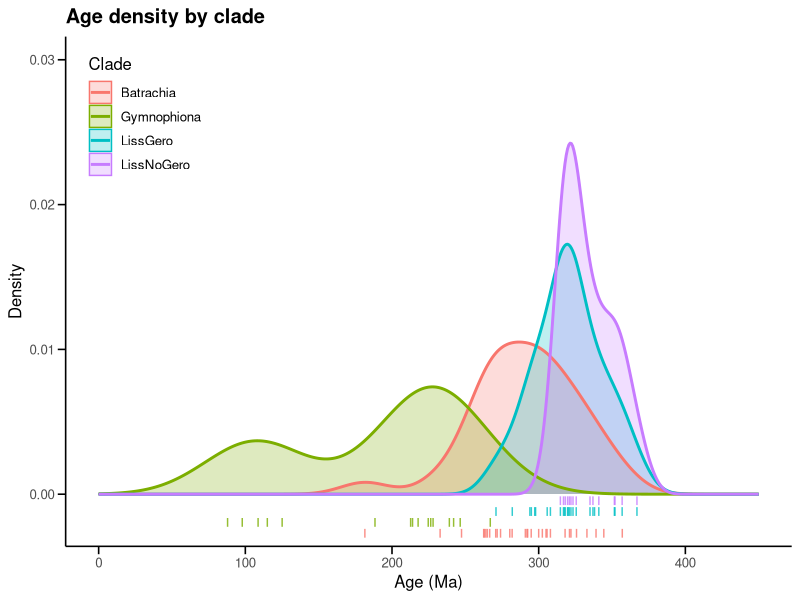

The R source for this figure:
### Amphibia ages for likelihood checkpoints
library(ggplot2)
library(dplyr)
library(tidyr)

amphibia <- read.csv("amphibia_calibrations.csv",header=T,stringsAsFactors = T)

# --- 1) Overlapping densities on the same plot ---
dens_df <- amphibia %>%
  group_by(Clade) %>%
  reframe({
    d <- density(Age, from = 0, to = 450, adjust = 1, na.rm = TRUE)
    tibble(x = d$x, y = d$y)
  })

rug_df <- amphibia %>%
  filter(!is.na(Age)) %>%
  mutate(Clade = factor(Clade))

# y positions for each clade band (as fractions of the density height)
# we'll compute a max density height from dens_df
ymax <- max(dens_df$y, na.rm = TRUE)

rug_levels <- levels(rug_df$Clade)
y_band <- c(-0.003, -0.00225, -0.0015, -0.00075)
# y_band <- seq(from = 0.03 * ymax, to = 0.18 * ymax, length.out = length(rug_levels))
names(y_band) <- rug_levels

rug_df <- rug_df %>%
  mutate(y_pos = y_band[as.character(Clade)])

tick_h <- 0.025 * ymax  # tick height (adjust)

p <- ggplot(dens_df, aes(x = x, y = y, fill = Clade, color = Clade)) +
  geom_area(alpha = 0.25, position = "identity") +
  geom_line(linewidth = 1.0) +
  
  # stacked rugs (true stacking)
  geom_segment(
    data = rug_df,
    aes(x = Age, xend = Age, y = y_pos, yend = y_pos + tick_h, color = Clade),
    inherit.aes = FALSE,
    linewidth = 0.5,
    alpha = 0.8
  ) +
  
  coord_cartesian(xlim = c(0, 450), ylim = c(-0.002,0.03)) +
  labs(
    title = "Age density by clade",
    x = "Age (Ma)",
    y = "Density",
    fill = "Clade",
    color = "Clade"
  ) +
  theme_minimal(base_size = 12) +
  theme(
    panel.grid.major = element_blank(),
    panel.grid.minor = element_blank(),
    axis.line = element_line(color = "black"),
    axis.ticks = element_line(color = "black"),
    axis.ticks.length = unit(0.2, "cm"),
    legend.position = c(0.02, 0.98),
    legend.justification = c(0, 1),
    legend.background = element_rect(fill = "white", color = NA),
    plot.title = element_text(face = "bold")
  )

p

# --- 2) 95% interval (2.5% & 97.5%) + median for each clade ---
age_summary <- amphibia %>%
  group_by(Clade) %>%
  summarise(
    n = sum(!is.na(Age)),
    q2.5   = quantile(Age, 0.025, na.rm = TRUE),
    median = median(Age, na.rm = TRUE),
    q97.5  = quantile(Age, 0.975, na.rm = TRUE),
    .groups = "drop"
  )

age_summary
